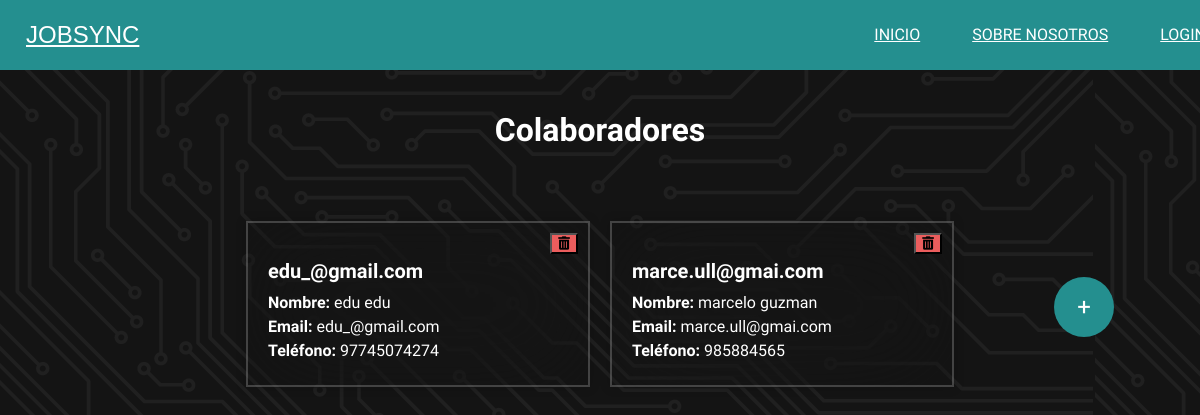
/colaboradores/, run on an earlier commit of the app's database.
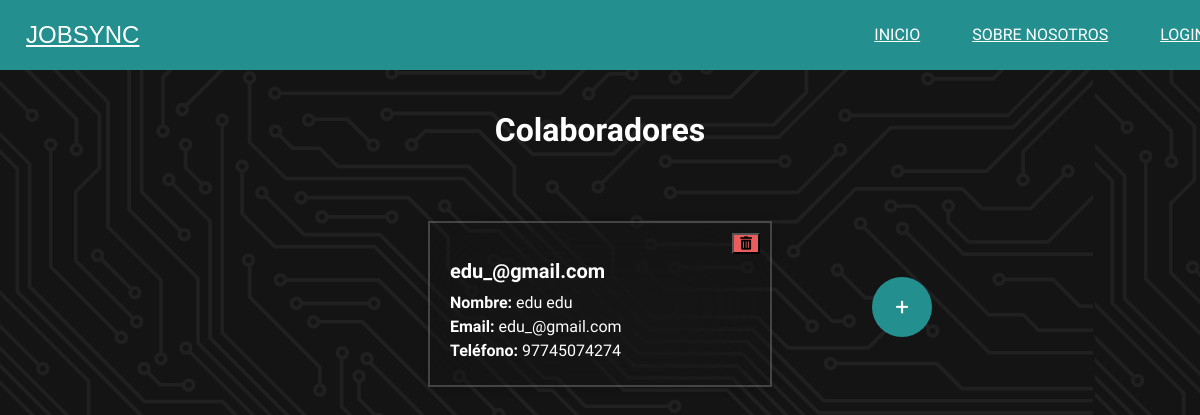
And on a later commit of the database.
### JobSyncApp/models.py (models this page shows)
class CustomUser(AbstractUser):
    telefono = models.CharField(max_length=15)
    ROL_CHOICES = [
        (True, 'Colaborador'),
        (False, 'Admin'),
    ]
    rol = models.BooleanField(choices=ROL_CHOICES, default=True)

### JobSyncApp/views.py (the view)
# urls.py: path('colaboradores/', views.lista_colaboradores, name='colaboradores'),
def lista_colaboradores(request ):
    colaboradores = CustomUser.objects.filter(rol=True)
    return render(request, 'admin/colaboradores.html', {'colaboradores': colaboradores})

### JobSyncApp/templates/admin/colaboradores.html (shortened to what this page needs)
{% extends 'index.html' %}
{% load  static  %}
{% block extra_css %}
<link rel="stylesheet" href="{% static 'css' %}/listado_colaboradores.css">
<link rel="stylesheet" href="https://cdnjs.cloudflare.com/ajax/libs/font-awesome/5.15.4/css/all.min.css">
{% endblock extra_css %}
{% block contenido %}
<div class="header">
    <h1>Colaboradores</h1>
</div>
<div class="card-container">
    {% for colaborador in colaboradores %}
    <div class="card">
        <button class="delete-btn" data-url="{% url 'eliminar_usuario' colaborador.id %}" style="position: absolute; top: 10px; right: 10px; background-color: rgb(235, 93, 93);" > <i class="fas fa-trash-alt"></i></button>
        <h2>{{ colaborador.username }}</h2>
        <p><strong>Nombre:</strong> {{ colaborador.first_name }} {{ colaborador.last_name }}</p>
        <p><strong>Email:</strong> {{ colaborador.email }}</p>
        <p><strong>Teléfono:</strong> {{ colaborador.telefono }}</p>
    </div>
    {% endfor %}
</div>
{% endblock %}

### JobSyncApp/templates/index.html (shortened to what this page needs)
{% load  static  %}
<!DOCTYPE html>
<html lang="en">
<head>
    <link rel="stylesheet" href="{% static 'css' %}/estilo.css">
    <link href="https://cdn.jsdelivr.net/npm/remixicon@4.2.0/fonts/remixicon.css" rel="stylesheet" />
    {% block extra_css %} {% endblock extra_css %}
</head>
<body>
    <navbar class="navbar-container">
        <div class="logo-container" >
            <a href=""><img src="" alt="" style="margin-top: 1px; margin-right: 10px;"></a>
            {%if user.is_authenticated%}
            <a href="{% url 'home' %}">JobSync</a>
            {% else %}
            <a href="">JobSync</a>
            {%endif%}
        </div>
        <ul class="nav-items">
            <li class="nav-link"><a href="{% url 'home' %}">Inicio</a></li>
            <li class="nav-link"><a href="{% url 'sobre_nosotros' %}">Sobre Nosotros</a></li>
            {%if user.is_authenticated%}
            <li class="nav-link"><a href="{% url 'custom_logout' %}">Cerrar Sesion</a></li>
            {% else %}
            <li class="nav-link"><a href="{% url 'custom_login' %}">login</a></li>
            {%endif%}
        </ul>
    </navbar>
    {% block contenido %}
    {% endblock %}
</body>
</html>

### JobSyncApp/static/css/estilo.css (style rules this page uses)
.navbar-container { display: flex; justify-content: space-between; padding: 0 1rem; height: 70px; align-items: center; background: #248f8f; color: #fff; position: fixed; top: 0; width: 100%; z-index: 1000; }
.navbar-container .logo-container a { font-size: 1.5rem; text-transform: uppercase; cursor: pointer; color: #fff; font-weight: 500; font-family: 'Kanit', sans-serif; }
.logo-container { display: flex; align-items: center; }
.navbar-container .nav-items { display: flex; list-style-type: none; gap: 2rem; align-items: center; }
.navbar-container .nav-items .nav-link a { color: #fff; transition: 0.2s; -webkit-transition: 0.2s; -moz-transition: 0.2s; -ms-transition: 0.2s; -o-transition: 0.2s; padding: 10px; text-transform: uppercase; white-space: nowrap; }
.navbar-container .nav-items .nav-link:after { display: block; content: ""; border-top: 2px solid rgb(60, 179, 133); transform: scaleX(0); -webkit-transform: scaleX(0); -moz-transform: scaleX(0); -ms-transform: scaleX(0); -o-transform: scaleX(0); transition: transform 250ms ease-in-out; -webkit-transition: transform 250ms ease-in-out; -moz-transition: transform 250ms ease-in-out; -ms-transition: transform 250ms ease-in-out; -o-transition: transform 250ms ease-in-out; }

### JobSyncApp/static/css/listado_colaboradores.css (style rules this page uses)
body { font-family: "Sen", sans-serif; margin: 0; padding: 0; background: url(../css/img/fondo.png); }
.header { margin-top: 70px; text-align: center; padding: 20px 0; background: transparent; color: #fff; }
.card-container { display: flex; flex-wrap: wrap; justify-content: center; margin-top: 20px; }
.card { width: 300px; margin: 10px; padding: 20px; background: rgba(22, 22, 22, 0.1); border: 2px solid rgba(255, 255, 255, 0.2); box-shadow: 0 0 10px rgba(0, 0, 0, .2); color: #fff; backdrop-filter: blur(50px); }
.card h2 { font-size: 20px; margin-bottom: 10px; }
.card p { margin: 5px 0; }

What changed in the data, as far as the page shows it:
removed CustomUser: username "marce.ull@gmai.com", first_name "marcelo", last_name "guzman", email "marce.ull@gmai.com", telefono "985884565"
